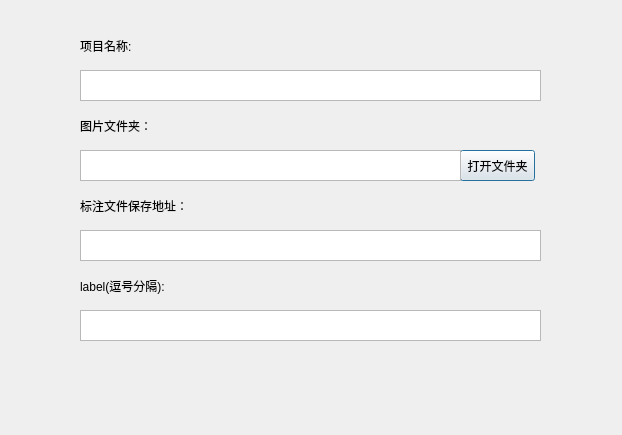
<?xml version="1.0" encoding="UTF-8"?>
<ui version="4.0">
 <class>DefaultAnnoDialog</class>
 <widget class="QDialog" name="DefaultAnnoDialog">
  <property name="geometry">
   <rect>
    <x>0</x>
    <y>0</y>
    <width>622</width>
    <height>435</height>
   </rect>
  </property>
  <property name="windowTitle">
   <string>Dialog</string>
  </property>
  <widget class="QLabel" name="label_2">
   <property name="geometry">
    <rect>
     <x>80</x>
     <y>110</y>
     <width>71</width>
     <height>31</height>
    </rect>
   </property>
   <property name="text">
    <string>图片文件夹：</string>
   </property>
  </widget>
  <widget class="QLabel" name="label">
   <property name="geometry">
    <rect>
     <x>80</x>
     <y>30</y>
     <width>71</width>
     <height>31</height>
    </rect>
   </property>
   <property name="text">
    <string>项目名称:</string>
   </property>
  </widget>
  <widget class="QLabel" name="label_4">
   <property name="geometry">
    <rect>
     <x>80</x>
     <y>270</y>
     <width>111</width>
     <height>31</height>
    </rect>
   </property>
   <property name="text">
    <string>label(逗号分隔):</string>
   </property>
  </widget>
  <widget class="QTextEdit" name="textEdit_4">
   <property name="geometry">
    <rect>
     <x>80</x>
     <y>310</y>
     <width>461</width>
     <height>31</height>
    </rect>
   </property>
  </widget>
  <widget class="QPushButton" name="pushButton_2">
   <property name="geometry">
    <rect>
     <x>460</x>
     <y>150</y>
     <width>75</width>
     <height>31</height>
    </rect>
   </property>
   <property name="text">
    <string>打开文件夹</string>
   </property>
  </widget>
  <widget class="QTextEdit" name="textEdit">
   <property name="geometry">
    <rect>
     <x>80</x>
     <y>70</y>
     <width>461</width>
     <height>31</height>
    </rect>
   </property>
  </widget>
  <widget class="QLabel" name="label_3">
   <property name="geometry">
    <rect>
     <x>80</x>
     <y>190</y>
     <width>111</width>
     <height>31</height>
    </rect>
   </property>
   <property name="text">
    <string>标注文件保存地址：</string>
   </property>
  </widget>
  <widget class="QTextEdit" name="textEdit_2">
   <property name="geometry">
    <rect>
     <x>80</x>
     <y>150</y>
     <width>381</width>
     <height>31</height>
    </rect>
   </property>
  </widget>
  <widget class="QTextEdit" name="textEdit_3">
   <property name="geometry">
    <rect>
     <x>80</x>
     <y>230</y>
     <width>461</width>
     <height>31</height>
    </rect>
   </property>
  </widget>
 </widget>
 <resources/>
 <connections/>
</ui>
